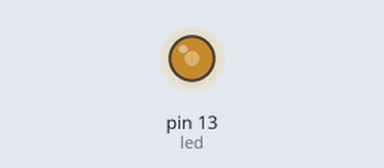
Bench run of a sketch on a simulated Arduino Uno, built with avr-gcc and run on an emulated ATmega328P. Shown: output pins drawn as LEDs (lit = HIGH).

Above: at 0.1 s.
Timing chart, 0 to 1.6 s (numbered marks = the images above):
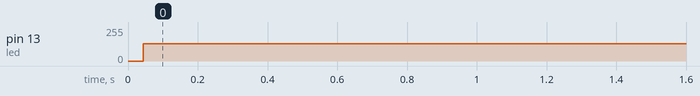

The sketch:

Led.ino
```cpp
#include <SoftwareSerial.h>

//SoftwareSerial mySerial(7, 8); // RX, TX
int led = 13; // the pin the LED is connected to

void setup() {
  pinMode(led, OUTPUT); // Declare the LED as an output
//  Serial.begin(1200);
//  while (!Serial) {
//    ; // wait for serial port to connect. Needed for Native USB only
//  }
//  mySerial.begin(1200);
}

void loop() {
  digitalWrite(led, HIGH); // Turn the LED on
  delay(1);
  digitalWrite(led, LOW); // Turn the LED on
  delay(1);
//  if (mySerial.available())
//    Serial.write(Serial.read());
//  if (Serial.available())
//    mySerial.write(Serial.read());
}
```

Measured:
- by itself, pin 13 (led): 0/255 → 129/255 at 0.04 s
